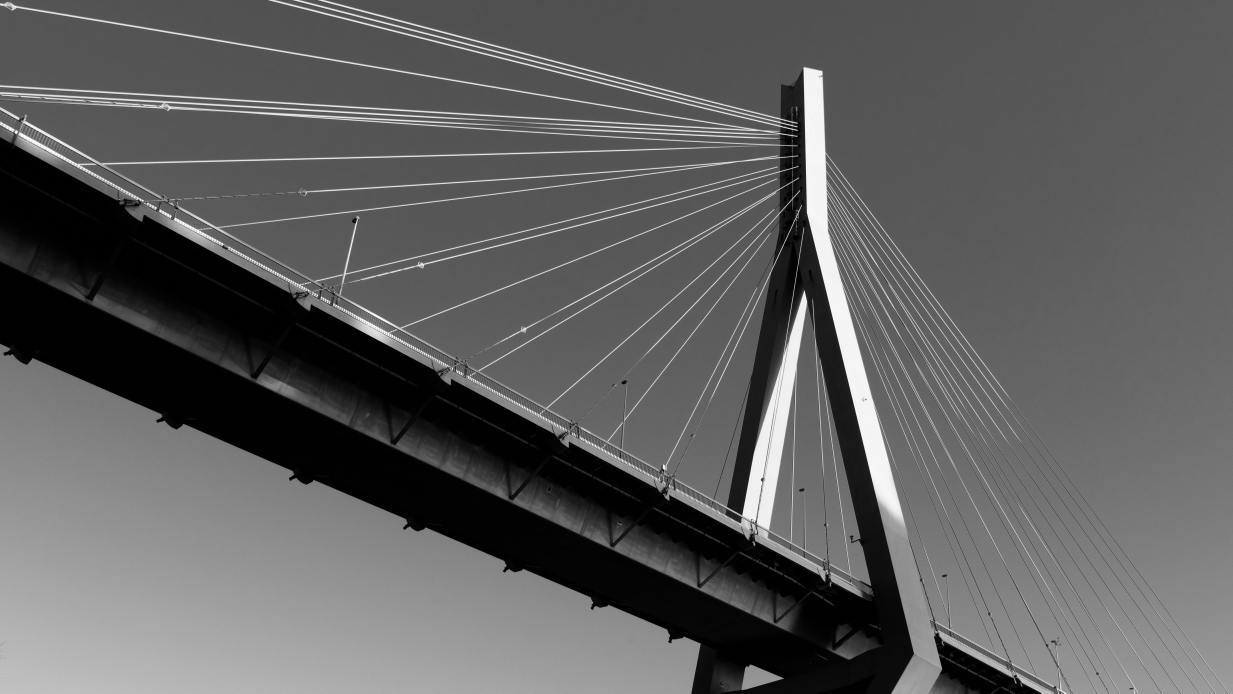
#> input picture assets-src/hero-carousel/bridge.jpg, 6164 x 3467 px (shown at 1/5 size); its folder holds only this picture in this run
$ python optimize-hero-images.py
#> lines starting #> are read from the running program, lines starting #| are printed output that depends on the picture
#!/usr/bin/env python3
"""Regenerates the hero carousel's web assets from the full-resolution originals.

The originals (6000-9500px wide, several MB each) live in assets-src/ and are
never deployed. This writes the responsive WebP variants the hero's srcset
points at into public/hero-carousel/.

Usage: python3 scripts/optimize-hero-images.py   (needs Pillow)
"""

from pathlib import Path

from PIL import Image

ROOT = Path(__file__).resolve().parent.parent
SOURCE_DIR = ROOT / "assets-src" / "hero-carousel"
OUTPUT_DIR = ROOT / "public" / "hero-carousel"
WIDTHS = (640, 960, 1440, 1920, 2560)
QUALITY = 74

def main() -> None:
    OUTPUT_DIR.mkdir(parents=True, exist_ok=True)
    for source in sorted(SOURCE_DIR.glob("*.jpg")):
        with Image.open(source) as image:
#> image is the input picture: PIL image 6164x3467 RGB; min 0, max 255, mean 94.4
            image = image.convert("RGB")
            for width in WIDTHS:
                if width > image.width:
                    continue
                height = round(image.height * width / image.width)
                target = OUTPUT_DIR / f"{source.stem}-{width}.webp"
                image.resize((width, height), Image.LANCZOS).save(
                    target, "WEBP", quality=QUALITY, method=6
                )
                print(f"{target.relative_to(ROOT)}  {target.stat().st_size // 1024} kB")
#> this loop made 5 passes
#> pass 1, in main, `image.resize((width, height), Image.LANCZOS).save( target, "WEBP", qua..`:
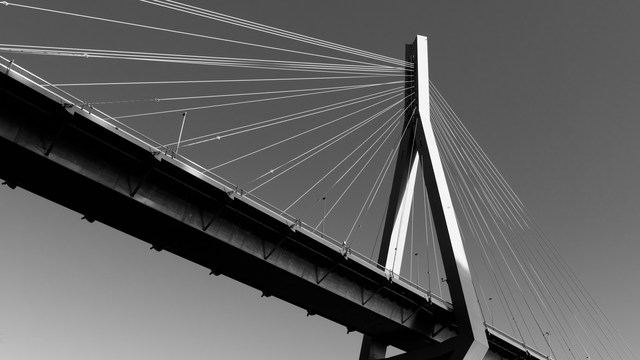
#> saved as bridge-640.webp: PIL image 640x360 RGB; min 0, max 255, mean 94.4

if __name__ == "__main__":
    main()

$ run again, on assets-src/hero-carousel/handshake.jpg
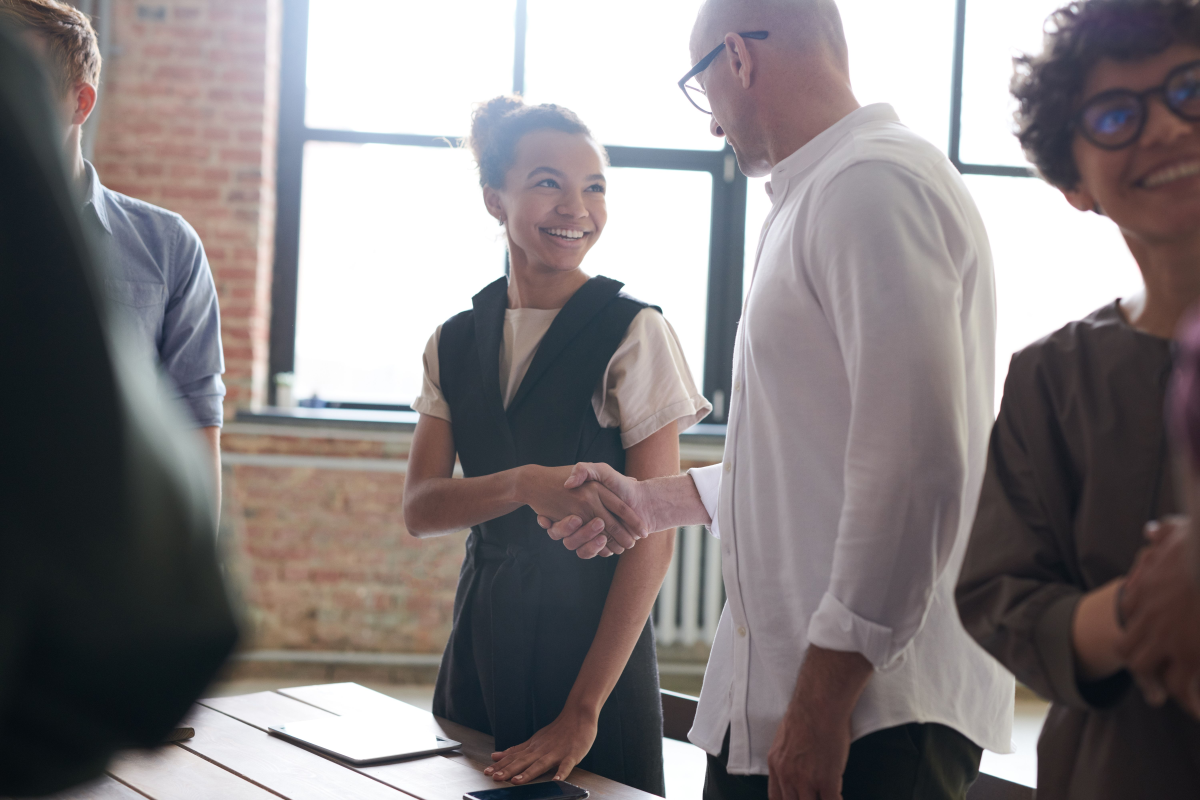
#> input picture assets-src/hero-carousel/handshake.jpg, 6000 x 4000 px (shown at 1/5 size)
#> in main, image is the input picture: PIL image 6000x4000 RGB; mean R, G, B 132.4, 126.4, 127.9
#> the loop in main, `for width in WIDTHS:` made 5 passes
#> pass 1, in main, `image.resize((width, height), Image.LANCZOS).save( target, "WEBP", qua..`:
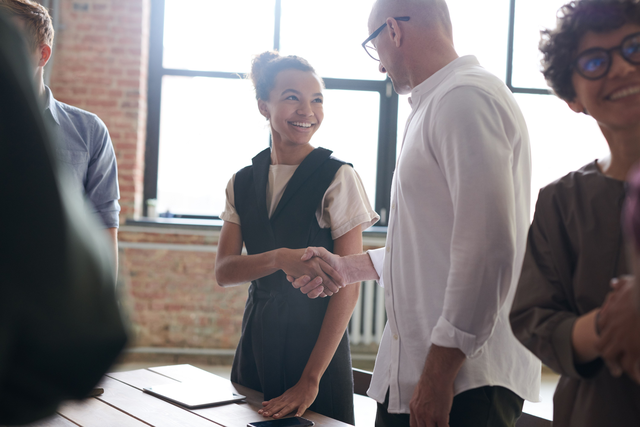
#> saved as handshake-640.webp: PIL image 640x427 RGB; mean R, G, B 132.4, 126.4, 127.9
